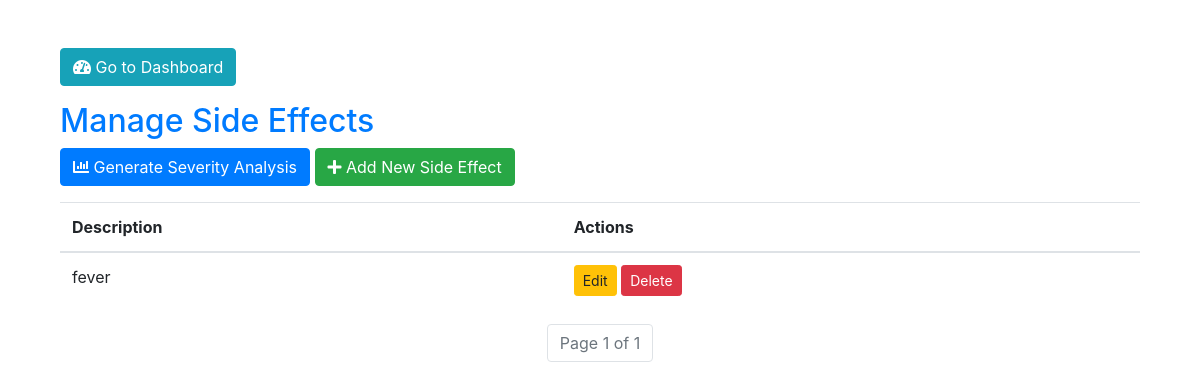
Page /medication/side-effects/ on the earlier database version.
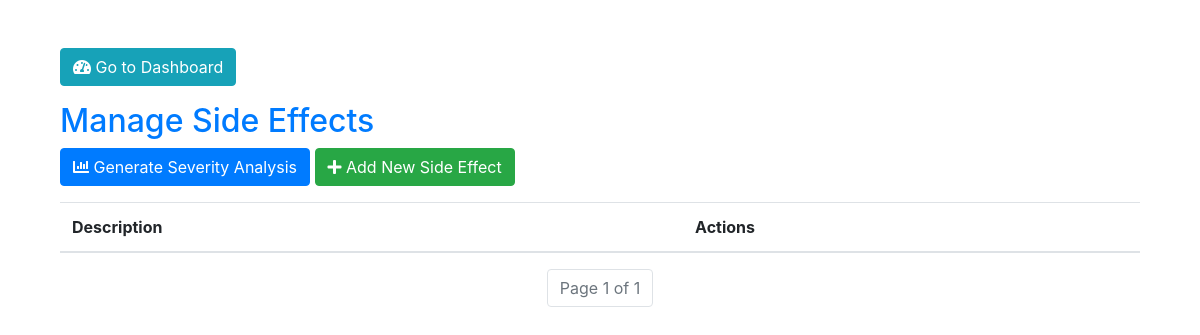
Same page on the later database version.
### Medication/models.py (models this page shows, shortened)
class SideEffect(models.Model):
    description = models.CharField(max_length=255)
    severity_score = models.FloatField(null=True, blank=True)
    severity_label = models.CharField(max_length=50, null=True, blank=True)

### Medication/views.py (the view)
# urls.py: path('side-effects/', views.sideeffect_list, name='sideeffect_list'),
def sideeffect_list(request):
    sideeffects_list = SideEffect.objects.all()
    paginator = Paginator(sideeffects_list, 5)
    page_number = request.GET.get('page')
    page_obj = paginator.get_page(page_number)
    return render(request, 'medication/sideeffect_list.html', {'page_obj': page_obj})

### Medication/templates/medication/sideeffect_list.html (shortened to what this page needs)
{% extends "base.html" %}
{% block content %}
{% load static %}
<div class="container mt-5">
    <a href="http://127.0.0.1:8000/dashboard/" class="btn btn-info mb-3">
        <i class="fas fa-tachometer-alt"></i> Go to Dashboard
    </a>
    <h2 class="text-primary">Manage Side Effects</h2>
    <a href="{% url 'side_effect_severity_chart' %}" class="btn btn-primary mb-3">
        <i class="fas fa-chart-bar"></i> Generate Severity Analysis
    </a>
    <a href="{% url 'sideeffect_create' %}" class="btn btn-success mb-3">
        <i class="fas fa-plus"></i> Add New Side Effect
    </a>
    <table class="table">
        <thead>
            <tr>
                <th>Description</th>
                <th>Actions</th>
            </tr>
        </thead>
        <tbody>
            {% for sideeffect in page_obj %}
            <tr>
                <td>{{ sideeffect.description }}</td>
                <td>
                    <a href="{% url 'sideeffect_update' sideeffect.pk %}" class="btn btn-warning btn-sm">Edit</a>
                    <a href="{% url 'sideeffect_delete' sideeffect.pk %}" class="btn btn-danger btn-sm">Delete</a>
                </td>
            </tr>
            {% endfor %}
        </tbody>
    </table>
    <nav aria-label="Page navigation">
        <ul class="pagination justify-content-center">
            <li class="page-item disabled">
                <span class="page-link">Page {{ page_obj.number }} of {{ page_obj.paginator.num_pages }}</span>
            </li>
        </ul>
    </nav>
</div>
{% endblock %}

Differences in the rows shown:
removed SideEffect: description "fever"
